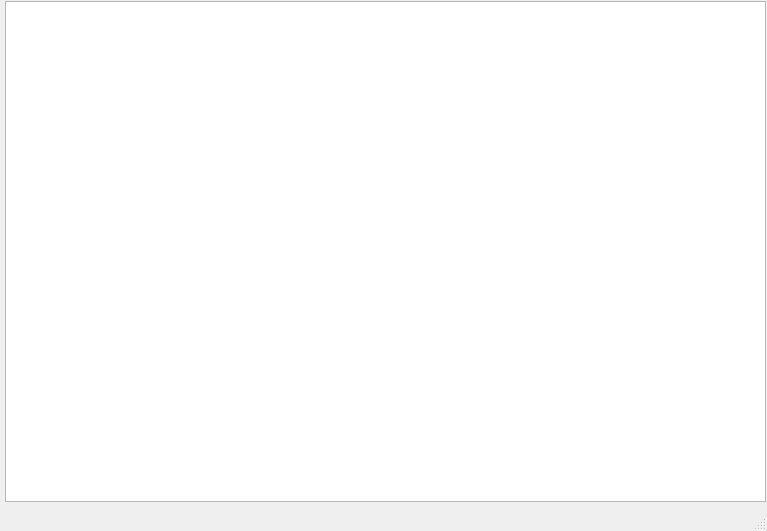
<?xml version="1.0" encoding="UTF-8"?>
<ui version="4.0">
 <class>MainWindow</class>
 <widget class="QMainWindow" name="MainWindow">
  <property name="geometry">
   <rect>
    <x>0</x>
    <y>0</y>
    <width>767</width>
    <height>531</height>
   </rect>
  </property>
  <property name="windowTitle">
   <string>MainWindow</string>
  </property>
  <widget class="QWidget" name="centralwidget">
   <widget class="QGraphicsView" name="graphicsView">
    <property name="geometry">
     <rect>
      <x>5</x>
      <y>1</y>
      <width>761</width>
      <height>501</height>
     </rect>
    </property>
   </widget>
  </widget>
  <widget class="QMenuBar" name="menubar">
   <property name="geometry">
    <rect>
     <x>0</x>
     <y>0</y>
     <width>767</width>
     <height>23</height>
    </rect>
   </property>
  </widget>
  <widget class="QStatusBar" name="statusbar"/>
 </widget>
 <resources/>
 <connections/>
</ui>
